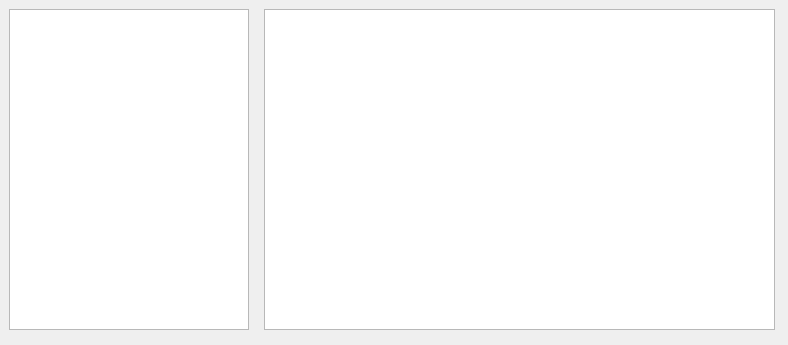
<?xml version="1.0" encoding="UTF-8"?>
<ui version="4.0">
 <class>MainWindow</class>
 <widget class="QMainWindow" name="MainWindow">
  <property name="geometry">
   <rect>
    <x>0</x>
    <y>0</y>
    <width>788</width>
    <height>345</height>
   </rect>
  </property>
  <property name="windowTitle">
   <string>MainWindow</string>
  </property>
  <widget class="QWidget" name="centralWidget">
   <widget class="QGraphicsView" name="graphicsView">
    <property name="enabled">
     <bool>true</bool>
    </property>
    <property name="geometry">
     <rect>
      <x>264</x>
      <y>9</y>
      <width>511</width>
      <height>321</height>
     </rect>
    </property>
    <property name="focusPolicy">
     <enum>Qt::StrongFocus</enum>
    </property>
    <property name="locale">
     <locale language="Ukrainian" country="Ukraine"/>
    </property>
    <property name="lineWidth">
     <number>1</number>
    </property>
    <property name="verticalScrollBarPolicy">
     <enum>Qt::ScrollBarAlwaysOff</enum>
    </property>
    <property name="horizontalScrollBarPolicy">
     <enum>Qt::ScrollBarAlwaysOff</enum>
    </property>
    <property name="sizeAdjustPolicy">
     <enum>QAbstractScrollArea::AdjustToContents</enum>
    </property>
   </widget>
   <widget class="QTableWidget" name="tableWidget">
    <property name="enabled">
     <bool>true</bool>
    </property>
    <property name="geometry">
     <rect>
      <x>9</x>
      <y>9</y>
      <width>240</width>
      <height>321</height>
     </rect>
    </property>
    <property name="sizePolicy">
     <sizepolicy hsizetype="Expanding" vsizetype="Expanding">
      <horstretch>0</horstretch>
      <verstretch>0</verstretch>
     </sizepolicy>
    </property>
    <property name="sizeIncrement">
     <size>
      <width>0</width>
      <height>0</height>
     </size>
    </property>
    <property name="locale">
     <locale language="Ukrainian" country="Ukraine"/>
    </property>
    <property name="autoScroll">
     <bool>false</bool>
    </property>
   </widget>
  </widget>
  <action name="actionSave">
   <property name="text">
    <string>Save</string>
   </property>
  </action>
  <action name="actionLoad">
   <property name="text">
    <string>Load</string>
   </property>
  </action>
 </widget>
 <layoutdefault spacing="6" margin="11"/>
 <resources/>
 <connections>
  <connection>
   <sender>actionSave</sender>
   <signal>triggered()</signal>
   <receiver>MainWindow</receiver>
   <slot>saveFileClicked()</slot>
   <hints>
    <hint type="sourcelabel">
     <x>-1</x>
     <y>-1</y>
    </hint>
    <hint type="destinationlabel">
     <x>397</x>
     <y>228</y>
    </hint>
   </hints>
  </connection>
  <connection>
   <sender>actionLoad</sender>
   <signal>triggered()</signal>
   <receiver>MainWindow</receiver>
   <slot>loadFileClicked()</slot>
   <hints>
    <hint type="sourcelabel">
     <x>-1</x>
     <y>-1</y>
    </hint>
    <hint type="destinationlabel">
     <x>397</x>
     <y>228</y>
    </hint>
   </hints>
  </connection>
 </connections>
 <slots>
  <slot>loadFileClicked()</slot>
  <slot>saveFileClicked()</slot>
 </slots>
</ui>
